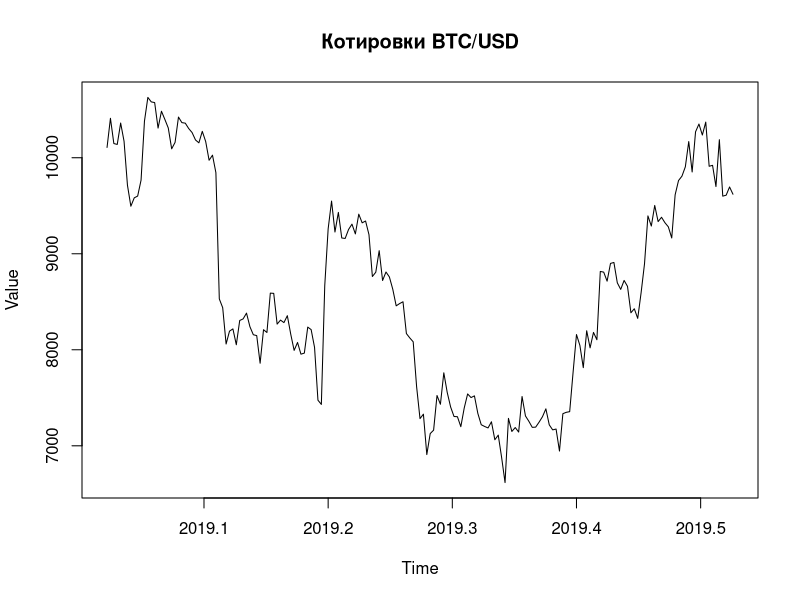
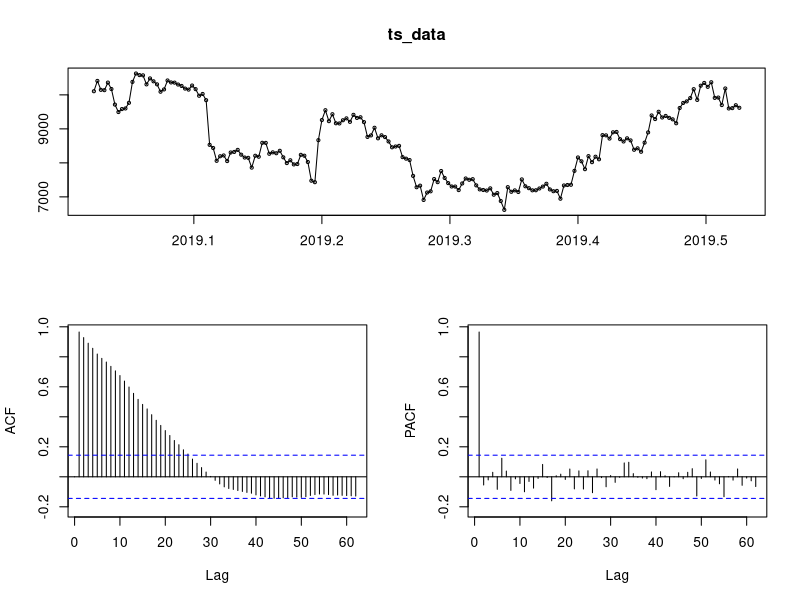
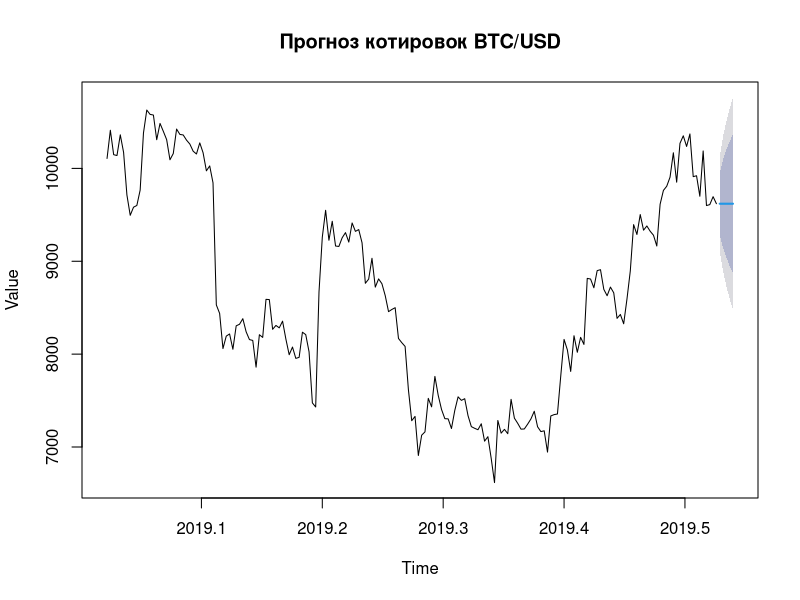
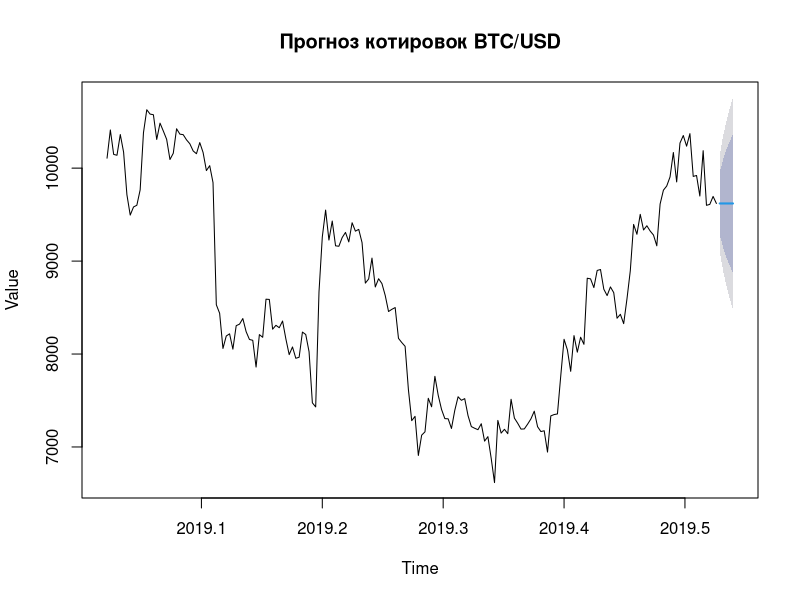

The R script that drew these images, in order: (Note: this script raises an error after producing the figures.)

# задача - построить прогноз для котировок BTC методами ARIMA и Holt-Winters
# подключаем необходимые библиотеки
library(ggplot2)
library(tseries)
library(forecast)

data <- read.table(file = "BTC.csv", header = TRUE, sep = ";")
#data <- read.table(file = file.choose(), header = TRUE, sep = ";")
summary(data)
ts_data <- ts(data$PRICE, start=c(2019,09,22), frequency = 365)
plot(ts_data, main = "Котировки BTC/USD", xlab = "Time", ylab = "Value")

# изучаем временной ряд визуально по ACF/PACF
tsdisplay(ts_data)

# проведем тест на единичный корень, найдем степень интегрируемости
adf.test(ts_data)

# нулевую гипотезу о наличии единичного корня принимаем на 5% уровне значимости
# следовательно необходимо привести ряд к стационарному виду

d_data <- diff(ts_data)
adf.test(d_data)

# избавились от единичного корня путем взятия первой разности (диффиренцированием)
# коэффициенты для ARIMA = (1,1,0)
mod_1 <- arima(ts_data, order = c(1,1,0))
summary(mod_1)
prognoz <- forecast(mod_1, h=5)
prognoz
plot(prognoz,  main = "Прогноз котировок BTC/USD", xlab = "Time", ylab = "Value")

mod_2 <- auto.arima(ts_data)
summary(mod_2)
prognoz2 <- forecast(mod_2, h=5)
prognoz2
plot(prognoz2, main = "Прогноз котировок BTC/USD", xlab = "Time", ylab = "Value")


# Прогнозирование по методу Хольта-Винтерса

mod_3 <-hw(ts_data, seasonal = NULL)
prognoz3<-forecast(mod, h=5)
prognoz3
plot(prognoz3, main = "Прогноз котировок BTC/USD", xlab = "Time", ylab = "Value")
